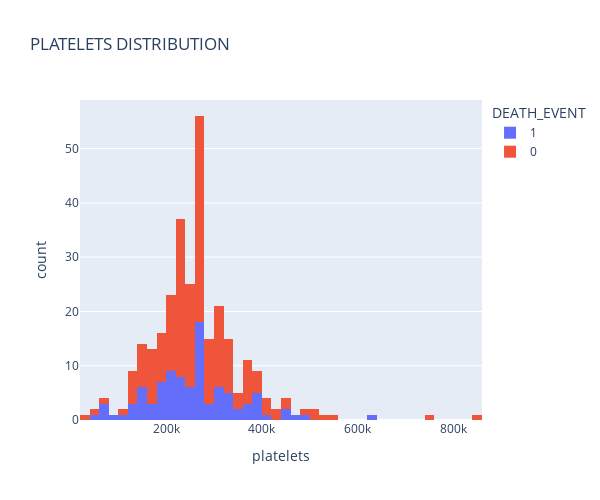

Write notebook code for a chart like this one.
### Code cell
fig=px.histogram(data,
                'platelets',
                nbins=50,
                color='DEATH_EVENT',
                title='PLATELETS DISTRIBUTION',
                height=500,
                width=600
                )
fig.show()

### Figure 1 — Plotly figure (JSON) as saved in the notebook; plotly's stock layout.template omitted (floating-point values rounded to 4 significant figures; data arrays with more than 128 entries replaced by an {"elided": "..."} marker saying what was removed)
{"data": [{"alignmentgroup": "True", "bingroup": "x", "hovertemplate": "DEATH_EVENT=1<br>platelets=%{x}<br>count=%{y}<extra></extra>", "legendgroup": "1", "marker": {"color": "#636efa", "pattern": {"shape": ""}}, "name": "1", "nbinsx": 50, "offsetgroup": "1", "orientation": "v", "showlegend": true, "type": "histogram", "x": [265000, 263400.0, 162000, 210000, 327000, 204000, 127000, 454000, 263400.0, 388000, 368000, 253000, 136000, 276000, 47000, 262000, 166000, 237000, 87000, 297000, 289000, 263400.0, 149000, 196000, 284000, 153000, 200000, 263400.0, 360000, 319000, 188000, 228000, 226000, 321000, 329000, 263400.0, 153000, 185000, 194000, 310000, 271000, 451000, 140000, 395000, 166000, 418000, 263400.0, 351000, 255000, 461000, 319000, 254000, 390000, 216000, 385000, 119000, 213000, 274000, 244000, 497000, 243000, 266000, 204000, 196000, 302000, 210000, 621000, 306000, 351000, 263400.0, 217000, 271000, 263400.0, 338000, 225000, 235000, 75000, 334000, 192000, 70000, 221000, 265000, 224000, 219000, 389000, 153000, 365000, 126000, 223000, 244000, 151000, 263400.0, 62000, 314000, 198000, 263400.0], "xaxis": "x", "yaxis": "y"}, {"alignmentgroup": "True", "bingroup": "x", "hovertemplate": "DEATH_EVENT=0<br>platelets=%{x}<br>count=%{y}<extra></extra>", "legendgroup": "0", "marker": {"color": "#EF553B", "pattern": {"shape": ""}}, "name": "0", "nbinsx": 50, "offsetgroup": "0", "orientation": "v", "showlegend": true, "type": "histogram", "x": {"elided": "203 float values"}, "xaxis": "x", "yaxis": "y"}], "layout": {"barmode": "relative", "height": 500, "legend": {"title": {"text": "DEATH_EVENT"}, "tracegroupgap": 0}, "title": {"text": "PLATELETS DISTRIBUTION"}, "width": 600, "xaxis": {"anchor": "y", "domain": [0, 1], "title": {"text": "platelets"}}, "yaxis": {"anchor": "x", "domain": [0, 1], "title": {"text": "count"}}}}
